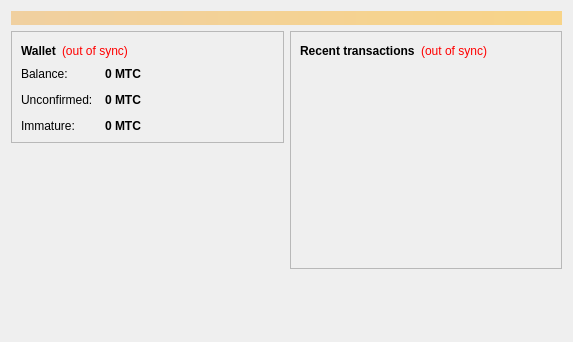
<?xml version="1.0" encoding="UTF-8"?>
<ui version="4.0">
 <class>OverviewPage</class>
 <widget class="QWidget" name="OverviewPage">
  <property name="geometry">
   <rect>
    <x>0</x>
    <y>0</y>
    <width>573</width>
    <height>342</height>
   </rect>
  </property>
  <property name="windowTitle">
   <string>Form</string>
  </property>
  <layout class="QVBoxLayout" name="topLayout">
   <item>
    <widget class="QLabel" name="labelAlerts">
     <property name="visible">
      <bool>false</bool>
     </property>
     <property name="styleSheet">
      <string notr="true">background-color: qlineargradient(x1: 0, y1: 0, x2: 1, y2: 0, stop:0 #F0D0A0, stop:1 #F8D488); color:#000000;</string>
     </property>
     <property name="wordWrap">
      <bool>true</bool>
     </property>
     <property name="margin">
      <number>3</number>
     </property>
    </widget>
   </item>
   <item>
    <layout class="QHBoxLayout" name="horizontalLayout" stretch="1,1">
     <item>
      <layout class="QVBoxLayout" name="verticalLayout_2">
       <item>
        <widget class="QFrame" name="frame">
         <property name="frameShape">
          <enum>QFrame::StyledPanel</enum>
         </property>
         <property name="frameShadow">
          <enum>QFrame::Raised</enum>
         </property>
         <layout class="QVBoxLayout" name="verticalLayout_4">
          <item>
           <layout class="QHBoxLayout" name="horizontalLayout_4">
            <item>
             <widget class="QLabel" name="label_5">
              <property name="font">
               <font>
                <weight>75</weight>
                <bold>true</bold>
               </font>
              </property>
              <property name="text">
               <string>Wallet</string>
              </property>
             </widget>
            </item>
            <item>
             <widget class="QLabel" name="labelWalletStatus">
              <property name="toolTip">
               <string>The displayed information may be out of date. Your wallet automatically synchronizes with the Mitocoin network after a connection is established, but this process has not completed yet.</string>
              </property>
              <property name="styleSheet">
               <string notr="true">QLabel { color: red; }</string>
              </property>
              <property name="text">
               <string notr="true">(out of sync)</string>
              </property>
              <property name="alignment">
               <set>Qt::AlignLeading|Qt::AlignLeft|Qt::AlignVCenter</set>
              </property>
             </widget>
            </item>
            <item>
             <spacer name="horizontalSpacer_2">
              <property name="orientation">
               <enum>Qt::Horizontal</enum>
              </property>
              <property name="sizeHint" stdset="0">
               <size>
                <width>40</width>
                <height>20</height>
               </size>
              </property>
             </spacer>
            </item>
           </layout>
          </item>
          <item>
           <layout class="QFormLayout" name="formLayout_2">
            <property name="fieldGrowthPolicy">
             <enum>QFormLayout::AllNonFixedFieldsGrow</enum>
            </property>
            <property name="horizontalSpacing">
             <number>12</number>
            </property>
            <property name="verticalSpacing">
             <number>12</number>
            </property>
            <item row="0" column="0">
             <widget class="QLabel" name="label">
              <property name="text">
               <string>Balance:</string>
              </property>
             </widget>
            </item>
            <item row="0" column="1">
             <widget class="QLabel" name="labelBalance">
              <property name="font">
               <font>
                <weight>75</weight>
                <bold>true</bold>
               </font>
              </property>
              <property name="cursor">
               <cursorShape>IBeamCursor</cursorShape>
              </property>
              <property name="toolTip">
               <string>Your current balance</string>
              </property>
              <property name="text">
               <string notr="true">0 MTC</string>
              </property>
              <property name="textInteractionFlags">
               <set>Qt::LinksAccessibleByMouse|Qt::TextSelectableByKeyboard|Qt::TextSelectableByMouse</set>
              </property>
             </widget>
            </item>
            <item row="1" column="0">
             <widget class="QLabel" name="label_3">
              <property name="text">
               <string>Unconfirmed:</string>
              </property>
             </widget>
            </item>
            <item row="1" column="1">
             <widget class="QLabel" name="labelUnconfirmed">
              <property name="font">
               <font>
                <weight>75</weight>
                <bold>true</bold>
               </font>
              </property>
              <property name="cursor">
               <cursorShape>IBeamCursor</cursorShape>
              </property>
              <property name="toolTip">
               <string>Total of transactions that have yet to be confirmed, and do not yet count toward the current balance</string>
              </property>
              <property name="text">
               <string notr="true">0 MTC</string>
              </property>
              <property name="textInteractionFlags">
               <set>Qt::LinksAccessibleByMouse|Qt::TextSelectableByKeyboard|Qt::TextSelectableByMouse</set>
              </property>
             </widget>
            </item>
            <item row="2" column="0">
             <widget class="QLabel" name="labelImmatureText">
              <property name="text">
               <string>Immature:</string>
              </property>
             </widget>
            </item>
            <item row="2" column="1">
             <widget class="QLabel" name="labelImmature">
              <property name="font">
               <font>
                <weight>75</weight>
                <bold>true</bold>
               </font>
              </property>
              <property name="toolTip">
               <string>Mined balance that has not yet matured</string>
              </property>
              <property name="text">
               <string notr="true">0 MTC</string>
              </property>
              <property name="textInteractionFlags">
               <set>Qt::LinksAccessibleByMouse|Qt::TextSelectableByKeyboard|Qt::TextSelectableByMouse</set>
              </property>
             </widget>
            </item>
           </layout>
          </item>
         </layout>
        </widget>
       </item>
       <item>
        <spacer name="verticalSpacer">
         <property name="orientation">
          <enum>Qt::Vertical</enum>
         </property>
         <property name="sizeHint" stdset="0">
          <size>
           <width>20</width>
           <height>40</height>
          </size>
         </property>
        </spacer>
       </item>
      </layout>
     </item>
     <item>
      <layout class="QVBoxLayout" name="verticalLayout_3">
       <item>
        <widget class="QFrame" name="frame_2">
         <property name="frameShape">
          <enum>QFrame::StyledPanel</enum>
         </property>
         <property name="frameShadow">
          <enum>QFrame::Raised</enum>
         </property>
         <layout class="QVBoxLayout" name="verticalLayout">
          <item>
           <layout class="QHBoxLayout" name="horizontalLayout_2">
            <item>
             <widget class="QLabel" name="label_4">
              <property name="text">
               <string>&lt;b&gt;Recent transactions&lt;/b&gt;</string>
              </property>
             </widget>
            </item>
            <item>
             <widget class="QLabel" name="labelTransactionsStatus">
              <property name="toolTip">
               <string>The displayed information may be out of date. Your wallet automatically synchronizes with the Mitocoin network after a connection is established, but this process has not completed yet.</string>
              </property>
              <property name="styleSheet">
               <string notr="true">QLabel { color: red; }</string>
              </property>
              <property name="text">
               <string notr="true">(out of sync)</string>
              </property>
              <property name="alignment">
               <set>Qt::AlignRight|Qt::AlignTrailing|Qt::AlignVCenter</set>
              </property>
             </widget>
            </item>
            <item>
             <spacer name="horizontalSpacer">
              <property name="orientation">
               <enum>Qt::Horizontal</enum>
              </property>
              <property name="sizeHint" stdset="0">
               <size>
                <width>40</width>
                <height>20</height>
               </size>
              </property>
             </spacer>
            </item>
           </layout>
          </item>
          <item>
           <widget class="QListView" name="listTransactions">
            <property name="styleSheet">
             <string notr="true">QListView { background: transparent; }</string>
            </property>
            <property name="frameShape">
             <enum>QFrame::NoFrame</enum>
            </property>
            <property name="verticalScrollBarPolicy">
             <enum>Qt::ScrollBarAlwaysOff</enum>
            </property>
            <property name="horizontalScrollBarPolicy">
             <enum>Qt::ScrollBarAlwaysOff</enum>
            </property>
            <property name="selectionMode">
             <enum>QAbstractItemView::NoSelection</enum>
            </property>
           </widget>
          </item>
         </layout>
        </widget>
       </item>
       <item>
        <spacer name="verticalSpacer_2">
         <property name="orientation">
          <enum>Qt::Vertical</enum>
         </property>
         <property name="sizeHint" stdset="0">
          <size>
           <width>20</width>
           <height>40</height>
          </size>
         </property>
        </spacer>
       </item>
      </layout>
     </item>
    </layout>
   </item>
  </layout>
 </widget>
 <resources/>
 <connections/>
</ui>
